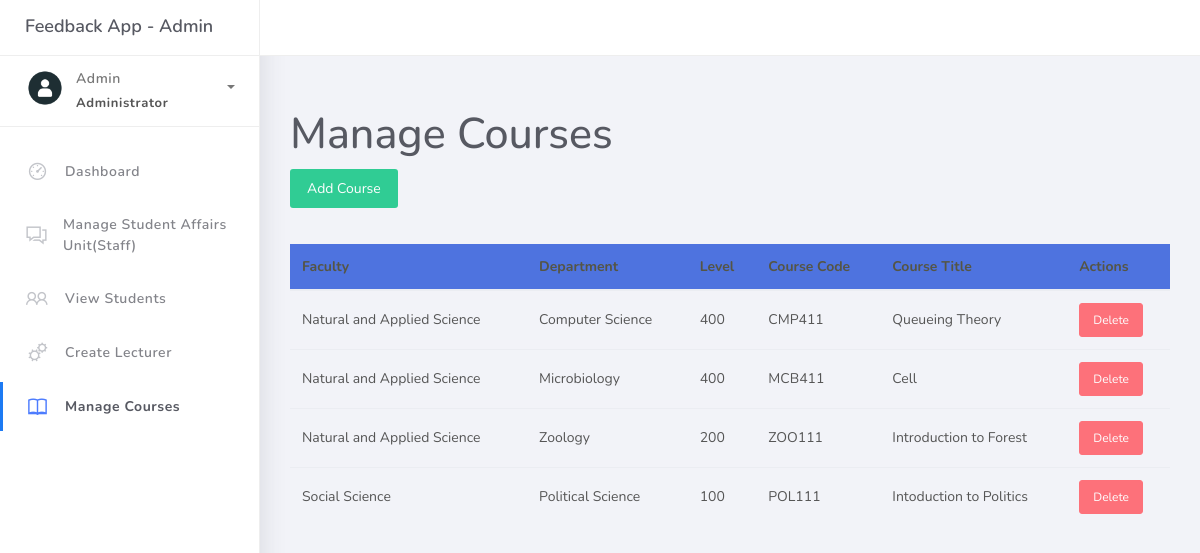
The page /Admin/manage-course.php (signed in) on the database its author committed.
### tables this page shows
CREATE TABLE `course` (
  `course_id` int(255) NOT NULL,
  `course_title` varchar(255) NOT NULL,
  `course_code` varchar(255) NOT NULL,
  `faculty` varchar(255) NOT NULL,
  `department` varchar(255) NOT NULL,
  `level` varchar(255) NOT NULL,
  `date_added` timestamp NOT NULL DEFAULT current_timestamp()
);

### Admin/manage-course.php (the view, shortened to what this page needs)
<?php
include_once "../includes/connect.php";
?>
<!DOCTYPE html>
<html>
<head>
    <link rel="stylesheet" href="../assets/css/bootstrap.min.css">
    <link rel="stylesheet" href="../assets/css/ready.css">
    <link rel="stylesheet" href="../assets/css/demo.css">
</head>
<body>
    <div class="wrapper">
        <div class="main-header">
            <div class="logo-header">
                <a href="index.html" class="logo">
                    Feedback App - Admin
                </a>
            </div>
        </div>
        <div class="sidebar">
            <div class="scrollbar-inner sidebar-wrapper">
                <div class="user">
                    <div class="photo">
                    </div>
                    <div class="info">
                        <a class="" data-toggle="collapse" href="#collapseExample" aria-expanded="true">
                            <span>
                                Admin
                                <span class="user-level">Administrator</span>
                                <span class="caret"></span>
                            </span>
                        </a>
                    </div>
                </div>
                <ul class="nav">
                    <li class="nav-item">
                        <a href="./dashboard.php">
                            <i class="la la-dashboard"></i>
                            <p>Dashboard</p>
                        </a>
                    </li>
                    <li class="nav-item">
                        <a href="./manage-staff.php">
                            <i class="la la-comments"></i>
                            <p>Manage Student Affairs Unit(Staff)</p>
                        </a>
                    </li>
                    <li class="nav-item">
                        <a href="./view-students.php">
                            <i class="la la-users"></i>
                            <p>View Students</p>
                        </a>
                    </li>
                    <li class="nav-item">
                        <a href="./register-lecturers.php">
                            <i class="la la-cogs"></i>
                            <p>Create Lecturer</p>
                        </a>
                    </li>
                    <li class="nav-item active">
                        <a href="./manage-courses.php">
                            <i class="la la-book"></i>
                            <p>Manage Courses</p>
                        </a>
                    </li>
                </ul>
            </div>
        </div>
        <div class="main-panel">
            <div class="content">
                <div class="container">
                    <h2 class="mt-4">Manage Courses</h2>
                    <button class="btn btn-add mb-3" data-toggle="modal" data-target="#addCourseModal">Add Course</button>
                    <div class="table-responsive">
                        <table class="table">
                            <thead>
                                <tr>
                                    <th>Faculty</th>
                                    <th>Department</th>
                                    <th>Level</th>
                                    <th>Course Code</th>
                                    <th>Course Title</th>
                                    <th>Actions</th>
                                </tr>
                            </thead>
                            <tbody>
                                <?php
                                $select_frm_DB = mysqli_query($connect, "SELECT * FROM `course` ORDER BY faculty,department,level");
                                while ($row = mysqli_fetch_assoc($select_frm_DB)) {
                                ?>
                                    <tr>
                                        <td><?php echo $row["faculty"]; ?></td>
                                        <td><?php echo $row["department"]; ?></td>
                                        <td><?php echo $row["level"]; ?></td>
                                        <td><?php echo $row["course_code"]; ?></td>
                                        <td><?php echo $row["course_title"]; ?></td>
                                        <td>
                                            <button class="btn btn-sm btn-danger btn-delete" data-toggle="modal" data-target="#deleteCourseModal" data-id="<?php echo $row["course_id"]; ?>">Delete</button>
                                        </td>
                                    </tr>
                                <?php } ?>
                            </tbody>
                        </table>
                    </div>
                </div>
            </div>
        </div>
    </div>
</body>
</html>

### Admin/manage-course.php (style rules this page uses)
.table-responsive { margin-top: 20px; }
.table th { background-color: #4e73df; color: white; border: none; }
.table td { border-top: 1px solid #e3e6f0; }
.btn-add { background-color: #1cc88a; color: white; }

### rows shown on the page
course: faculty "Natural and Applied Science", department "Computer Science", level "400", course_code "CMP411", course_title "Queueing Theory"
course: faculty "Natural and Applied Science", department "Microbiology", level "400", course_code "MCB411", course_title "Cell"
course: faculty "Natural and Applied Science", department "Zoology", level "200", course_code "ZOO111", course_title "Introduction to Forest"
course: faculty "Social Science", department "Political Science", level "100", course_code "POL111", course_title "Intoduction to Politics"
